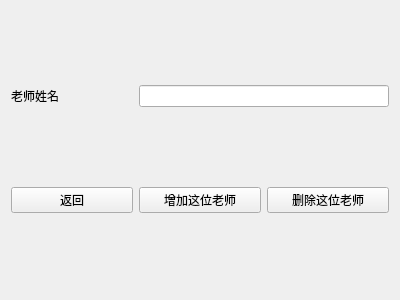
<?xml version="1.0" encoding="UTF-8"?>
<ui version="4.0">
 <class>teachermod</class>
 <widget class="QWidget" name="teachermod">
  <property name="geometry">
   <rect>
    <x>0</x>
    <y>0</y>
    <width>400</width>
    <height>300</height>
   </rect>
  </property>
  <property name="windowTitle">
   <string>Form</string>
  </property>
  <layout class="QGridLayout" name="gridLayout">
   <item row="0" column="0">
    <widget class="QLabel" name="label">
     <property name="text">
      <string>老师姓名</string>
     </property>
    </widget>
   </item>
   <item row="0" column="1" colspan="2">
    <widget class="QLineEdit" name="name"/>
   </item>
   <item row="1" column="1">
    <widget class="QPushButton" name="pushButton">
     <property name="text">
      <string>增加这位老师</string>
     </property>
    </widget>
   </item>
   <item row="1" column="2">
    <widget class="QPushButton" name="pushButton_2">
     <property name="text">
      <string>删除这位老师</string>
     </property>
    </widget>
   </item>
   <item row="1" column="0">
    <widget class="QPushButton" name="pushButton_3">
     <property name="text">
      <string>返回</string>
     </property>
    </widget>
   </item>
  </layout>
 </widget>
 <resources/>
 <connections/>
</ui>
